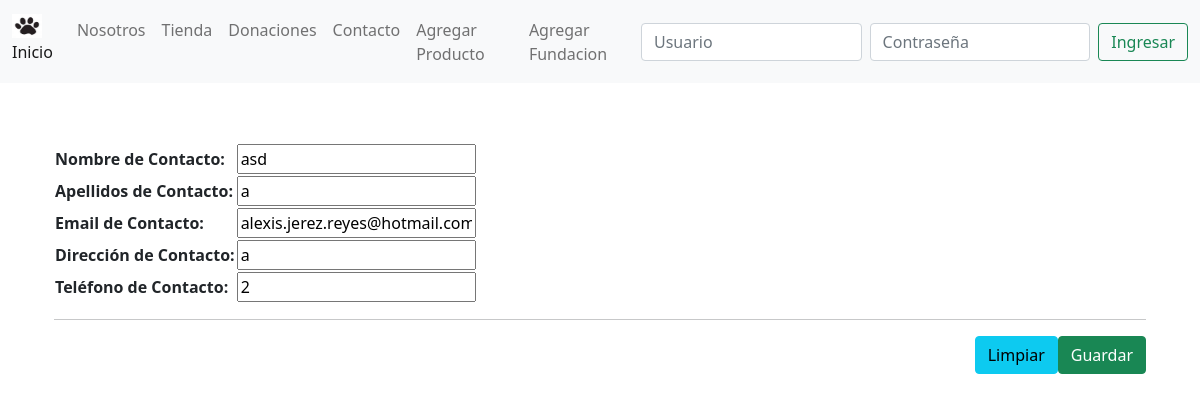
/editar_Contacto/2/, run on the app's committed database.
### core/models.py (models this page shows, shortened)
class Contacto(models.Model):
    nombre = models.CharField(max_length=50, verbose_name="Nombre de Contacto")
    apellidos = models.CharField(max_length=50, verbose_name="Apellidos de Contacto")
    email = models.EmailField(max_length=50, verbose_name="Email de Contacto")
    direccion =models.CharField(max_length=60, verbose_name="dirección de Contacto")
    telefono =models.CharField(max_length=9, verbose_name="teléfono de Contacto")

### core/views.py (the view)
# urls.py: path('editar_Contacto/<int:id>/', views.editar_Contacto, name="editar_Contacto"),
def editar_Contacto(request, id):
    contacto = Contacto.objects.get(id = id)
    datos = {
        'editar_Contacto': ContactoForm(instance = contacto)
    }
    if request.method == 'POST':
        formulario = ContactoForm(instance = contacto, data=request.POST, files=request.FILES)
        if formulario.is_valid:
            formulario.save()
            datos['mensaje'] = 'Editado Correctamente'
        datos["editar_Contacto"] = formulario
    return render(request, 'core/editar_Contacto.html', datos)

### core/forms.py
class ContactoForm(ModelForm):
    class Meta:
        model = Contacto
        fields = ['nombre', 'apellidos', 'email', 'direccion', 'telefono', 'nombre']

### core/templates/core/editar_Contacto.html (shortened to what this page needs)
{% extends 'core/Base.html' %}
{% load static %}
{% block content %}
<div>
  <div>
    <div class="container">
      <form action="" method="POST" enctype="multipart/form-data">
        <table>
        {{  editar_Contacto.as_table }}
      </table>
        <hr>
        <div class="col d-flex justify-content-end">
            <input class="mr-2 btn btn-info" type="reset" value="Limpiar">
            <input type="submit" value="Guardar" class="btn btn-success">
        </div>
    </form>
    </div>
  </div>
</div>
{% endblock %}

### core/static/css/estilo_principal.css (style rules this page uses)
body { background-image: url("imagenes/huellas/perro.png"); background-repeat:round ; }

### data on the page
Contacto: nombre "asd", apellidos "a", email "alexis.jerez.reyes@hotmail.com", direccion "a", telefono "2"
